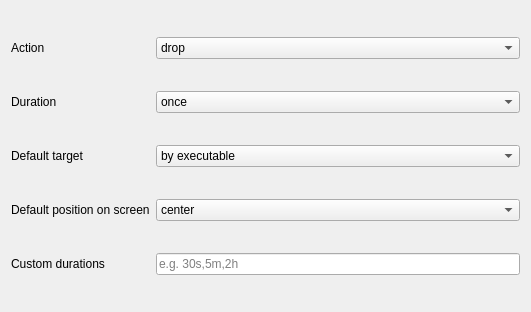
          <widget class="QWidget" name="page_9">
           <property name="geometry">
            <rect>
             <x>0</x>
             <y>0</y>
             <width>531</width>
             <height>312</height>
            </rect>
           </property>
           <attribute name="label">
            <string>Default options</string>
           </attribute>
           <layout class="QGridLayout" name="gridLayout_18">
            <item row="2" column="0">
             <widget class="QLabel" name="label_5">
              <property name="text">
               <string>Default target</string>
              </property>
             </widget>
            </item>
            <item row="1" column="1">
             <widget class="QComboBox" name="comboUIDuration">
              <property name="sizePolicy">
               <sizepolicy hsizetype="Preferred" vsizetype="Fixed">
                <horstretch>0</horstretch>
                <verstretch>0</verstretch>
               </sizepolicy>
              </property>
              <item>
               <property name="text">
                <string>once</string>
               </property>
              </item>
              <item>
               <property name="text">
                <string>30s</string>
               </property>
              </item>
              <item>
               <property name="text">
                <string>5m</string>
               </property>
              </item>
              <item>
               <property name="text">
                <string>15m</string>
               </property>
              </item>
              <item>
               <property name="text">
                <string>30m</string>
               </property>
              </item>
              <item>
               <property name="text">
                <string>1h</string>
               </property>
              </item>
              <item>
               <property name="text">
                <string>12h</string>
               </property>
              </item>
              <item>
               <property name="text">
                <string>until reboot</string>
               </property>
              </item>
              <item>
               <property name="text">
                <string>forever</string>
               </property>
              </item>
             </widget>
            </item>
            <item row="0" column="0">
             <widget class="QLabel" name="label_2">
              <property name="toolTip">
               <string>&lt;html&gt;&lt;head/&gt;&lt;body&gt;&lt;p&gt;Pop-up default action.&lt;/p&gt;&lt;p&gt;When a new outgoing connection is about to be established, this action will be selected by default, so if the timeout fires, this is the option that will be applied.&lt;/p&gt;&lt;p&gt;While a pop-up is asking the user to allow or deny a connection:&lt;/p&gt;&lt;p&gt;1. the daemon's default action will be applied (see Nodes tab).&lt;/p&gt;&lt;p&gt;2. known connections are allowed or denied based on the rules defined by the user.&lt;/p&gt;&lt;/body&gt;&lt;/html&gt;</string>
              </property>
              <property name="text">
               <string>Action</string>
              </property>
             </widget>
            </item>
            <item row="2" column="1">
             <widget class="QComboBox" name="comboUITarget">
              <property name="sizePolicy">
               <sizepolicy hsizetype="Preferred" vsizetype="Fixed">
                <horstretch>0</horstretch>
                <verstretch>0</verstretch>
               </sizepolicy>
              </property>
              <item>
               <property name="text">
                <string>by executable</string>
               </property>
              </item>
              <item>
               <property name="text">
                <string>by command line</string>
               </property>
              </item>
              <item>
               <property name="text">
                <string>by destination port</string>
               </property>
              </item>
              <item>
               <property name="text">
                <string>by destination ip</string>
               </property>
              </item>
              <item>
               <property name="text">
                <string>by user id</string>
               </property>
              </item>
              <item>
               <property name="text">
                <string>by PID</string>
               </property>
              </item>
             </widget>
            </item>
            <item row="3" column="0">
             <widget class="QLabel" name="label_4">
              <property name="text">
               <string>Default position on screen</string>
              </property>
              <property name="wordWrap">
               <bool>true</bool>
              </property>
             </widget>
            </item>
            <item row="1" column="0">
             <widget class="QLabel" name="label_3">
              <property name="toolTip">
               <string>Pop-up default duration</string>
              </property>
              <property name="text">
               <string>Duration</string>
              </property>
             </widget>
            </item>
            <item row="6" column="0">
             <widget class="QLabel" name="labelCustomDurations">
              <property name="toolTip">
               <string>Comma-separated durations (e.g. 30s,5m,2h). "once", "until restart" and "always" are enforced.</string>
              </property>
              <property name="text">
               <string>Custom durations</string>
              </property>
             </widget>
            </item>
            <item row="6" column="1">
             <widget class="QLineEdit" name="lineCustomDurations">
              <property name="placeholderText">
               <string>e.g. 30s,5m,2h</string>
              </property>
             </widget>
            </item>
            <item row="3" column="1">
             <widget class="QComboBox" name="comboUIDialogPos">
              <property name="enabled">
               <bool>true</bool>
              </property>
              <property name="sizePolicy">
               <sizepolicy hsizetype="Preferred" vsizetype="Fixed">
                <horstretch>0</horstretch>
                <verstretch>0</verstretch>
               </sizepolicy>
              </property>
              <item>
               <property name="text">
                <string>center</string>
               </property>
              </item>
              <item>
               <property name="text">
                <string>top right</string>
               </property>
              </item>
              <item>
               <property name="text">
                <string>bottom right</string>
               </property>
              </item>
              <item>
               <property name="text">
                <string>top left</string>
               </property>
              </item>
              <item>
               <property name="text">
                <string>bottom left</string>
               </property>
              </item>
             </widget>
            </item>
            <item row="0" column="1">
             <widget class="QComboBox" name="comboUIAction">
              <property name="sizePolicy">
               <sizepolicy hsizetype="Preferred" vsizetype="Fixed">
                <horstretch>0</horstretch>
                <verstretch>0</verstretch>
               </sizepolicy>
              </property>
              <item>
               <property name="text">
                <string>drop</string>
               </property>
               <property name="icon">
                <iconset theme="emblem-important">
                 <normaloff>../../../../../../../../../../../../../../../../../../../../../../../../../../../../../../../../../../../../../../../../../../../../../../../../../../.designer/backup</normaloff>../../../../../../../../../../../../../../../../../../../../../../../../../../../../../../../../../../../../../../../../../../../../../../../../../../.designer/backup</iconset>
               </property>
              </item>
              <item>
               <property name="text">
                <string>allow</string>
               </property>
               <property name="icon">
                <iconset theme="emblem-default">
                 <normaloff>../../../../../../../../../../../../../../../../../../../../../../../../../../../../../../../../../../../../../../../../../../../../../../../../../../.designer/backup</normaloff>../../../../../../../../../../../../../../../../../../../../../../../../../../../../../../../../../../../../../../../../../../../../../../../../../../.designer/backup</iconset>
               </property>
              </item>
              <item>
               <property name="text">
                <string>reject</string>
               </property>
               <property name="icon">
                <iconset theme="window-close">
                 <normaloff>../../../../../../.designer/backup</normaloff>../../../../../../.designer/backup</iconset>
               </property>
              </item>
             </widget>
            </item>
           </layout>
          </widget>
